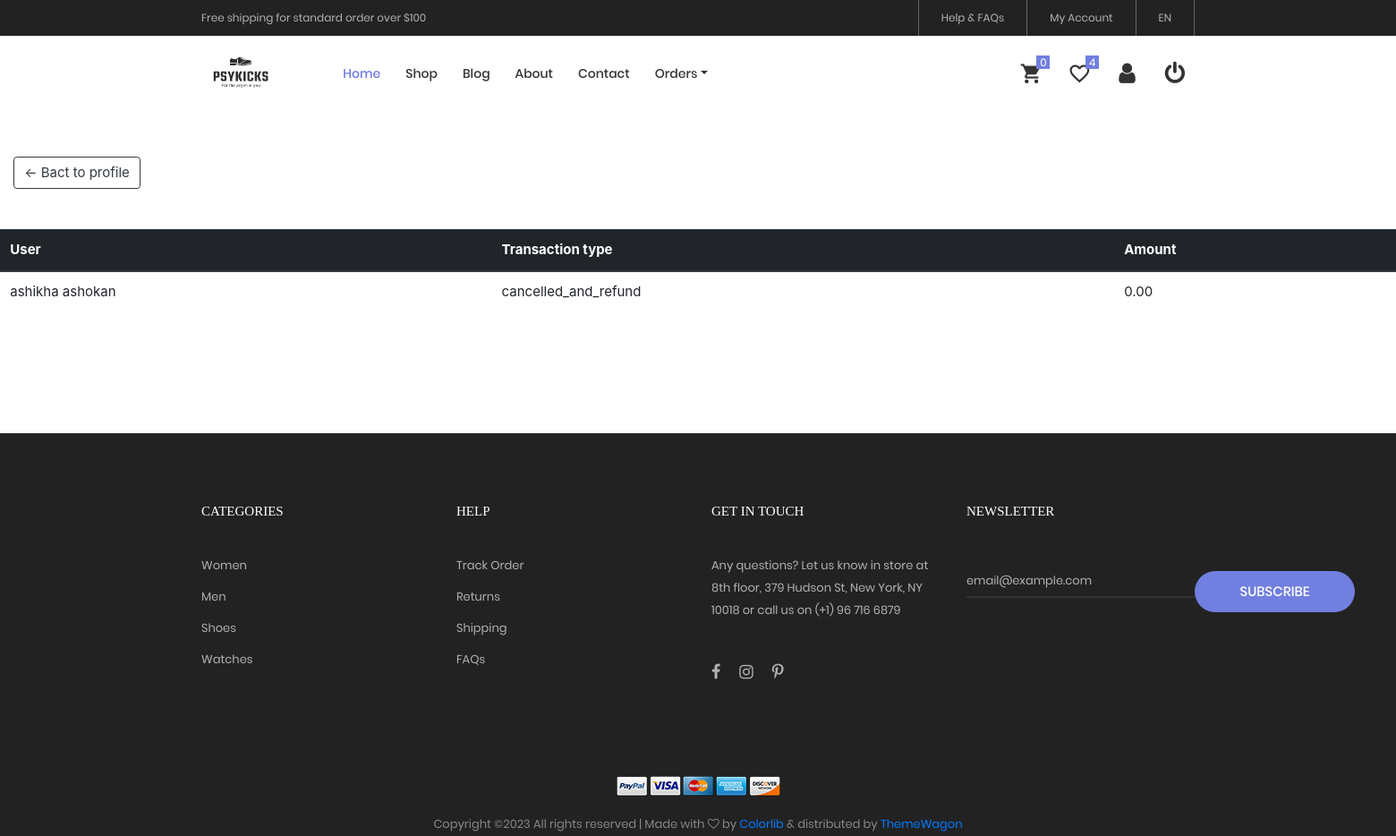
Page /wallet/ (signed in) on the earlier database version.
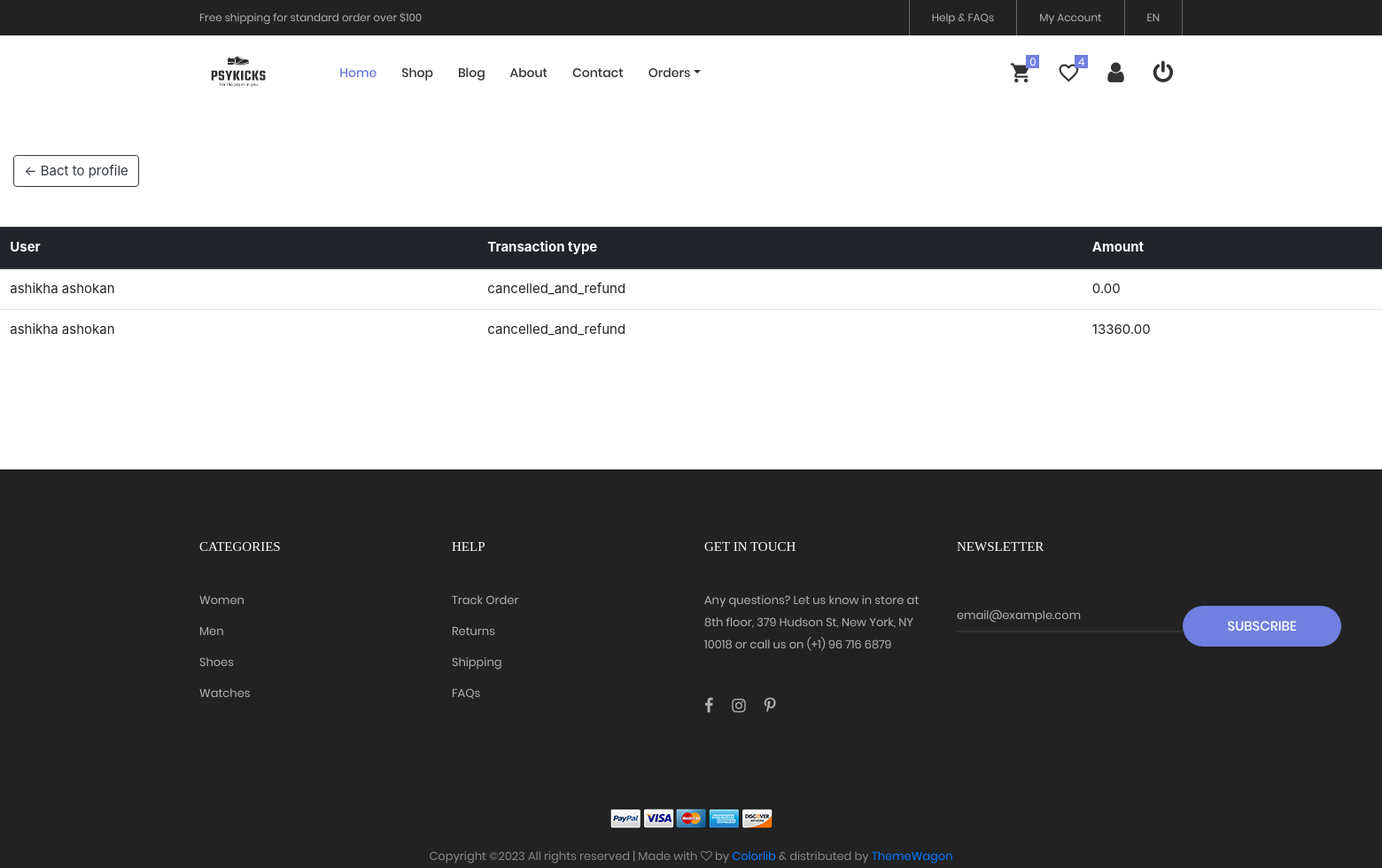
Same page on the later database version.
### myapp/models.py (models this page shows, shortened)
class Wallet(models.Model):
    TRANSACTION_TYPES = (
        ('deposit', 'deposit'),
        ('paid_for_order', 'paid_for_order'),
        ('returned_and_refund', 'returned_and_refund'),
        ('cancelled_and_refund', 'cancelled_and_refund'),
        ('withdraw', 'withdraw'),
    )
    user = models.ForeignKey(customer, on_delete=models.CASCADE)
    amount = models.DecimalField(max_digits=10, decimal_places=2,default=0)
    transaction_type = models.CharField(max_length=50,default="deposit",choices=TRANSACTION_TYPES)

class customer(models.Model):
    username = models.CharField(max_length=200, unique=True)
    name = models.CharField(max_length=200)
    email = models.CharField(max_length=200)
    phonenumber = models.IntegerField()
    password = models.CharField(max_length=200)
    isblocked = models.BooleanField(default=False)
    is_verified = models.BooleanField(default=False)
    verification_code = models.CharField(max_length=6,  default='')

### myapp/views.py (the view)
# urls.py: path("wallet/",views.wallet,name="wallet"),
def wallet(request):
    if "username" in request.session:
        username = request.session["username"]
        customerobj = customer.objects.get(username=username)
        wishlist_items = Wishlist.objects.filter(customer=customerobj)
        count = wishlist_items.count()
        user = customer.objects.get(username=username)
        cart_count = Cart.objects.filter(user=user).count()
        datas = Wallet.objects.all()
        context={
            "datas":datas,
            "count":count,
            'cart_count':cart_count
        }
        return render(request,"myapp/wallet.html",context)

### myapp/templates/myapp/wallet.html (shortened to what this page needs)
{% extends 'myapp/userindex.html' %}
{% load static  %}
{% block content %}
<link rel="stylesheet" href="https://cdn.jsdelivr.net/npm/bootstrap@4.1.3/dist/css/bootstrap.min.css">
<a class="btn btn-outline-dark ml-3" href="{% url 'userprofile' %}">&#x2190; Bact to profile</a>
<table class="table">
    <thead class="thead-dark">
      <tr>
        <th>User</th>
        <th>Transaction type</th>
        <th>Amount</th>
      </tr>
    </thead>
    <tbody>
        {% for item in datas  %}
            <tr>
                <td>{{item.user.name}}</td>
                <td>{{item.transaction_type}}</td>
                <td>{{item.amount}}</td>
            </tr>
        {% endfor %}
    </tbody>
  </table>
{% endblock content %}

### myapp/templates/myapp/userindex.html (shortened to what this page needs)
<!DOCTYPE html>
{% load static %}
<html lang="en">
<head>
	<link rel="stylesheet" type="text/css" href="{% static 'myapp/vendor/bootstrap/css/bootstrap.min.css' %}">
	<link rel="stylesheet" type="text/css" href="{% static 'myapp/fonts/font-awesome-4.7.0/css/font-awesome.min.css' %}">
	<link rel="stylesheet" type="text/css" href="{% static 'myapp/fonts/iconic/css/material-design-iconic-font.min.css' %}">
	<link rel="stylesheet" type="text/css" href="{% static 'myapp/fonts/linearicons-v1.0.0/icon-font.min.css' %}">
	<link rel="stylesheet" type="text/css" href="{% static 'myapp/vendor/animate/animate.css' %}">
	<link rel="stylesheet" type="text/css" href="{% static 'myapp/vendor/css-hamburgers/hamburgers.min.css' %}">
	<link rel="stylesheet" type="text/css" href="{% static 'myapp/vendor/animsition/css/animsition.min.css' %}">
	<link rel="stylesheet" type="text/css" href="{% static 'myapp/vendor/select2/select2.min.css' %}">
	<link rel="stylesheet" type="text/css" href="{% static 'myapp/vendor/daterangepicker/daterangepicker.css' %}">
	<link rel="stylesheet" type="text/css" href="{% static 'myapp/vendor/slick/slick.css' %}">
	<link rel="stylesheet" type="text/css" href="{% static 'myapp/vendor/MagnificPopup/magnific-popup.css' %}">
	<link rel="stylesheet" type="text/css" href="{% static 'myapp/vendor/perfect-scrollbar/perfect-scrollbar.css' %}">
	<link rel="stylesheet" type="text/css" href="{% static 'myapp/css/util.css' %}">
	<link rel="stylesheet" type="text/css" href="{% static 'myapp/css/main.css' %}">
	<link rel="stylesheet" type="text/css" href="{% static 'myapp/magiczoom/magiczoom.css' %}">
</head>
<body class="animsition">
	<header>
		<div class="container-menu-desktop">
			<div class="top-bar">
				<div class="content-topbar flex-sb-m h-full container">
					<div class="left-top-bar">
						Free shipping for standard order over $100
					</div>
					<div class="right-top-bar flex-w h-full">
						<a href="#" class="flex-c-m trans-04 p-lr-25">
							Help & FAQs
						</a>
						<a href="#" class="flex-c-m trans-04 p-lr-25">
							My Account
						</a>
						<a href="#" class="flex-c-m trans-04 p-lr-25">
							EN
						</a>
					</div>
				</div>
			</div>
			<div class="wrap-menu-desktop">
				<nav class="limiter-menu-desktop container">
					<a href="#" class="logo">
						<img src="{% static 'myapp/images/kicks_logo.png' %}" alt="IMG-LOGO" >
					</a>
					<div class="menu-desktop">
						<ul class="main-menu">
							<li class="active-menu">
								<a href="{% url 'userindex' %}">Home</a>
							</li>
							<li>
								<a href={% url 'userproduct' %}>Shop</a>
							</li>
							<li>
								<a href={% url 'blog' %}>Blog</a>
							</li>
							<li>
								<a href={% url 'about' %}>About</a>
							</li>
							<li>
								<a href={% url 'contact' %}>Contact</a>
							</li>
							<li class="dropdown">
								<a href="#" class="dropdown-toggle" data-toggle="dropdown">Orders</a>
							</li>
						</ul>
					</div>
					<div class="wrap-icon-header flex-w flex-r-m">
						<a href={% url 'usercart' %} class="icon-header-item cl2 hov-cl1 trans-04 p-l-22 p-r-11 icon-header-noti" data-notify="{{cart_count}}">
							<i class="zmdi zmdi-shopping-cart"></i>
						</a>
						<a href={% url 'wishlist' %} class="dis-block icon-header-item cl2 hov-cl1 trans-04 p-l-22 p-r-11 icon-header-noti" data-notify="{{count}}">
							<i class="zmdi zmdi-favorite-outline"></i>
						</a>
						<a href={% url 'userprofile' %} class="dis-block icon-header-item cl2 hov-cl1 trans-04 p-l-22 p-r-11 " >
							<i class="fa fa-user" aria-hidden="true"></i>
						</a>
						<a href={% url 'signout' %} class="dis-block icon-header-item cl2 hov-cl1 trans-04 p-l-22 p-r-11 " >
							<i class="fa fa-power-off" aria-hidden="true"></i>
						</a>
					</div>
				</nav>
			</div>
		</div>
	</header>
	{% block content %}{% endblock content %}
	<footer class="bg3 p-t-75 ">
		<div class="container">
			<div class="row">
				<div class="col-sm-6 col-lg-3 p-b-50">
					<h4 class="stext-301 cl0 p-b-30">
						Categories
					</h4>
					<ul>
						<li class="p-b-10">
							<a href="#" class="stext-107 cl7 hov-cl1 trans-04">
								Women
							</a>
						</li>
						<li class="p-b-10">
							<a href="#" class="stext-107 cl7 hov-cl1 trans-04">
								Men
							</a>
						</li>
						<li class="p-b-10">
							<a href="#" class="stext-107 cl7 hov-cl1 trans-04">
								Shoes
							</a>
						</li>
						<li class="p-b-10">
							<a href="#" class="stext-107 cl7 hov-cl1 trans-04">
								Watches
							</a>
						</li>
					</ul>
				</div>
				<div class="col-sm-6 col-lg-3 p-b-50">
					<h4 class="stext-301 cl0 p-b-30">
						Help
					</h4>
					<ul>
						<li class="p-b-10">
							<a href="#" class="stext-107 cl7 hov-cl1 trans-04">
								Track Order
							</a>
						</li>
						<li class="p-b-10">
							<a href="#" class="stext-107 cl7 hov-cl1 trans-04">
								Returns
							</a>
						</li>
						<li class="p-b-10">
							<a href="#" class="stext-107 cl7 hov-cl1 trans-04">
								Shipping
							</a>
						</li>
						<li class="p-b-10">
							<a href="#" class="stext-107 cl7 hov-cl1 trans-04">
								FAQs
							</a>
						</li>
					</ul>
				</div>
				<div class="col-sm-6 col-lg-3 p-b-50">
					<h4 class="stext-301 cl0 p-b-30">
						GET IN TOUCH
					</h4>
					<p class="stext-107 cl7 size-201">
						Any questions? Let us know in store at 8th floor, 379 Hudson St, New York, NY 10018 or call us on (+1) 96 716 6879
					</p>
					<div class="p-t-27">
						<a href="#" class="fs-18 cl7 hov-cl1 trans-04 m-r-16">
							<i class="fa fa-facebook"></i>
						</a>
						<a href="#" class="fs-18 cl7 hov-cl1 trans-04 m-r-16">
							<i class="fa fa-instagram"></i>
						</a>
						<a href="#" class="fs-18 cl7 hov-cl1 trans-04 m-r-16">
							<i class="fa fa-pinterest-p"></i>
						</a>
					</div>
				</div>
				<div class="col-sm-6 col-lg-3 p-b-50">
					<h4 class="stext-301 cl0 p-b-30">
						Newsletter
					</h4>
					<form>
						<div class="wrap-input1 w-full p-b-4">
							<input class="input1 bg-none plh1 stext-107 cl7" type="text" name="email" placeholder="email@example.com">
						</div>
						<div class="p-t-18">
							<button class="flex-c-m stext-101 cl0 size-103 bg1 bor1 hov-btn2 p-lr-15 trans-04">
								Subscribe
							</button>
						</div>
					</form>
				</div>
			</div>
			<div class="p-t-40">
				<div class="flex-c-m flex-w p-b-18">
					<a href="#" class="m-all-1">
						<img src="{% static 'myapp/images/icons/icon-pay-01.png' %}" alt="ICON-PAY">
					</a>
					<a href="#" class="m-all-1">
						<img src="{% static 'myapp/images/icons/icon-pay-02.png' %}" alt="ICON-PAY">
					</a>
					<a href="#" class="m-all-1">
						<img src="{% static 'myapp/images/icons/icon-pay-03.png' %}" alt="ICON-PAY">
					</a>
					<a href="#" class="m-all-1">
						<img src="{% static 'myapp/images/icons/icon-pay-04.png' %}" alt="ICON-PAY">
					</a>
					<a href="#" class="m-all-1">
						<img src="{% static 'myapp/images/icons/icon-pay-05.png' %}" alt="ICON-PAY">
					</a>
				</div>
				<p class="stext-107 cl6 txt-center">
Copyright &copy;<script>document.write(new Date().getFullYear());</script> All rights reserved | Made with <i class="fa fa-heart-o" aria-hidden="true"></i> by <a href="https://colorlib.com" target="_blank">Colorlib</a> &amp; distributed by <a href="https://themewagon.com" target="_blank">ThemeWagon</a>
				</p>
			</div>
		</div>
	</footer>
</body>
</html>

### myapp/static/myapp/css/main.css (style rules this page uses)
.container { max-width: 1380px; }
@media (max-width: 1600px) { .container { max-width: 1200px; } }
.container-menu-desktop { height: auto; width: 100%; position: relative; -webkit-transition: all 0.3s; -o-transition: all 0.3s; -moz-transition: all 0.3s; transition: all 0.3s; }
.top-bar { height: 40px; background-color: #222; }
.left-top-bar { font-family: Poppins-Regular; font-size: 12px; line-height: 1.8; color: #b2b2b2; }
.right-top-bar a { font-family: Poppins-Regular; font-size: 12px; line-height: 1.8; height: 100%; color: #b2b2b2; border-right: 1px solid rgba(255,255,255,0.3); }
.right-top-bar a:first-child { border-left: 1px solid rgba(255,255,255,0.3); }
.wrap-menu-desktop { position: fixed; z-index: 1100; background-color: transparent; width: 100%; height: 84px; top: 40px; left: 0px; -webkit-transition: height 0.3s, background-color 0.3s; -o-transition: height 0.3s, background-color 0.3s; -moz-transition: height 0.3s, background-color 0.3s; transition: height 0.3s, background-color 0.3s; }
.limiter-menu-desktop { height: 100%; display: -webkit-box; display: -webkit-flex; display: -moz-box; display: -ms-flexbox; display: flex; align-items: center; background-color: transparent; }
.logo { display: -webkit-box; display: -webkit-flex; display: -moz-box; display: -ms-flexbox; display: flex; align-items: center; height: 65%; margin-right: 55px; }
.logo img { max-width: 100%; max-height: 100%; }
.menu-desktop { display: -webkit-box; display: -webkit-flex; display: -moz-box; display: -ms-flexbox; display: flex; align-items: center; height: 100%; }
.main-menu { list-style-type: none; margin: 0; display: -webkit-box; display: -webkit-flex; display: -moz-box; display: -ms-flexbox; display: flex; align-items: center; }
.main-menu > li { display: block; position: relative; padding: 20px 10px 20px 0px; margin: 0px 4px 0px 14px; }
.main-menu > li > a { font-family: Poppins-Medium; font-size: 14px; color: #333; padding: 5px 0px; transition: all 0.4s; -webkit-transition: all 0.4s; -o-transition: all 0.4s; -moz-transition: all 0.4s; }
.wrap-icon-header { flex-grow: 1; }
.icon-header-item { position: relative; font-size: 26px; line-height: 1; cursor: pointer; }
.icon-header-noti::after { content: attr(data-notify); font-family: Poppins-Regular; font-size: 12px; color: #fff; line-height: 15px; text-align: center; display: block; position: absolute; top: -7px; right: 0; min-width: 15px; height: 15px; padding: 0 3px; background-color: #717fe0; }
.main-menu > li.active-menu > a { color: #6c7ae0; }
.cl0 { color: #fff; }
.cl2 { color: #333; }
.cl6 { color: #888; }
.cl7 { color: #b2b2b2; }
.stext-101 { font-family: Poppins-Medium; font-size: 15px; line-height: 1.466667; text-transform: uppercase; }
.stext-107 { font-family: Poppins-Regular; font-size: 13px; line-height: 1.923; }
.stext-301 { font-family: Montserrat-Bold; font-size: 15px; line-height: 1.6; text-transform: uppercase; }
.size-103 { min-width: 179px; height: 46px; }
.size-201 { max-width: 270px; }
.bg-none { background-color: transparent; }
.bg1 { background-color: #717fe0; }
.bg3 { background-color: #222; }
.bor1 { border-radius: 23px; }
.wrap-input1 { position: relative; border-bottom: 2px solid rgba(204,204,204, 0.1); }
.input1 { background-color: transparent; width: 100%; }

Differences in the rows shown:
added Wallet: user.name "ashikha ashokan", transaction_type "cancelled_and_refund", amount "13360.00"
